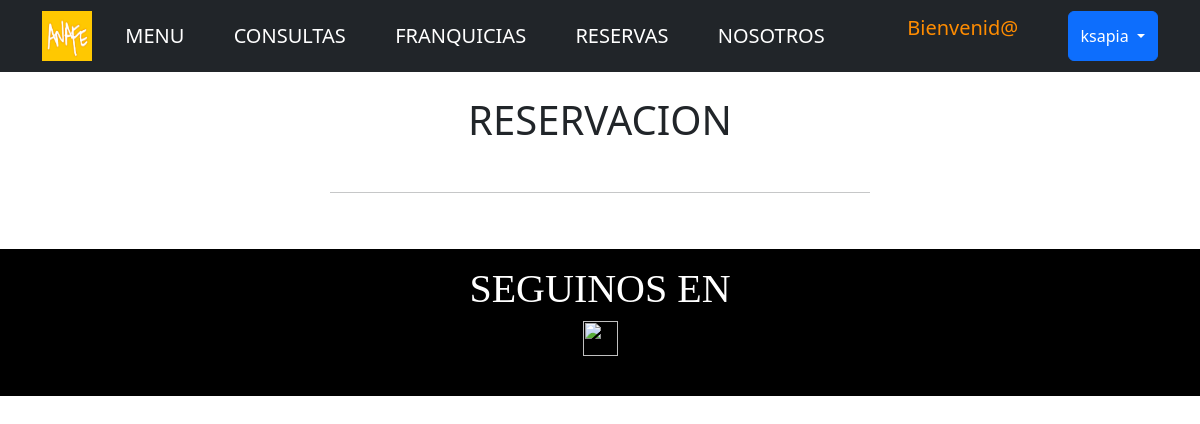
/App_Resto/reserva-listar/ (signed in), run on an earlier commit of the app's database.
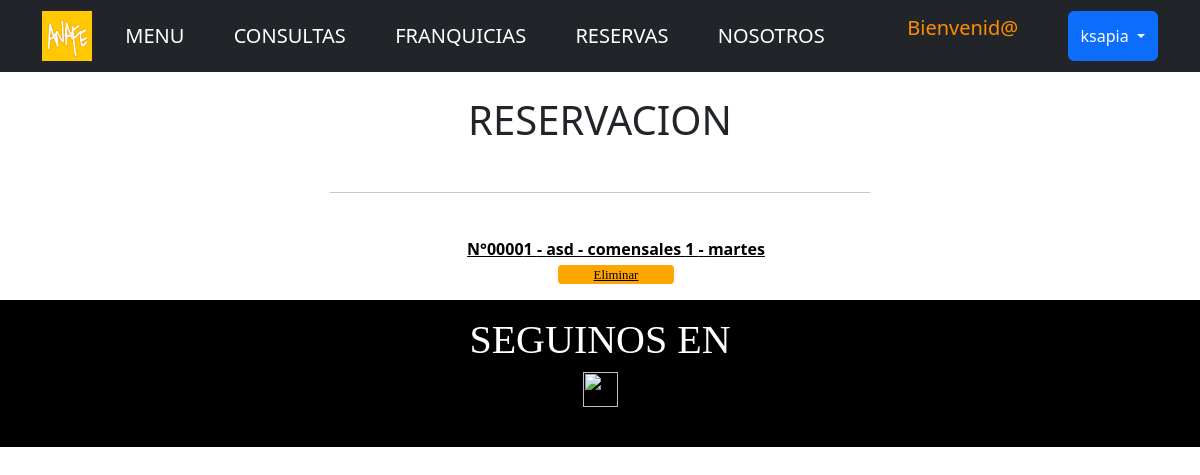
And on a later commit of the database.
### App_Resto/models.py (models this page shows, shortened)
class Reservas(models.Model):
    horarios_=(
        ("20:00","8:00PM"),
        ("21:00","9:00PM"),
        ("22:00","10:00PM"),
        ("23:00","11:00PM"),
        ("24:00","12:00PM"),
    )
    dias_=(
        ("lunes","Lunes"),
        ("martes","Martes"),
        ("miercoles","Miercoles"),
        ("jueves","Jueves"),
        ("viernes","Viernes"),
        ("sabado","Sabado"),
        ("domingo","Domingo")
    )
    nombre = models.CharField(max_length=50)
    email = models.EmailField()
    telefono = models.IntegerField()
    numero_personas= models.IntegerField()
    dia = models.CharField(choices=dias_,max_length=9)
    horario = models.CharField(max_length=7, choices=horarios_)
    class Meta:
        verbose_name = "Reserva"
        verbose_name_plural = "Reservas"

### App_Resto/views.py (the view)
# urls.py: path('reserva-listar/', reservaListView.as_view(), name="ReservaListar"),
class reservaListView(LoginRequiredMixin, ListView):
    model = Reservas
    template_name = "reserva-listar.html"

### App_Resto/templates/reserva-listar.html (shortened to what this page needs)
{% extends 'padre.html' %}
{% load static %}
{% block bloqueQueCambia %}
<html>
        <head>
        </head>
        <body>
            <div>
                <br>
            <center><h1>RESERVACION</h1></center>
                <br>
                <center><hr width="45%" color="black"  /></center>
                <br>
                <ul style="line-height: 0;">
                {% for reserva in object_list %}
            <div><p style="line-height: 1">
                <center><a href= "{% url 'ReservaDetallar' reserva.id %}"><spam style="font-weight: bold;">N°0000{{reserva.id}} - {{reserva.nombre}} - comensales {{reserva.numero_personas}} - {{reserva.dia}}</spam></a>
                </p>
                <button style="font-size: 80%; width: 10%; height: 3ch;" >
                    <a href="{% url 'ReservaEliminar' reserva.id %}">Eliminar</a>
                </button>
            </div>
                {% endfor %}
                </ul>
        </body>
{% endblock bloqueQueCambia %}

What changed in the data, as far as the page shows it:
added Reservas: id "1", nombre "asd", numero_personas "1", dia "martes"
